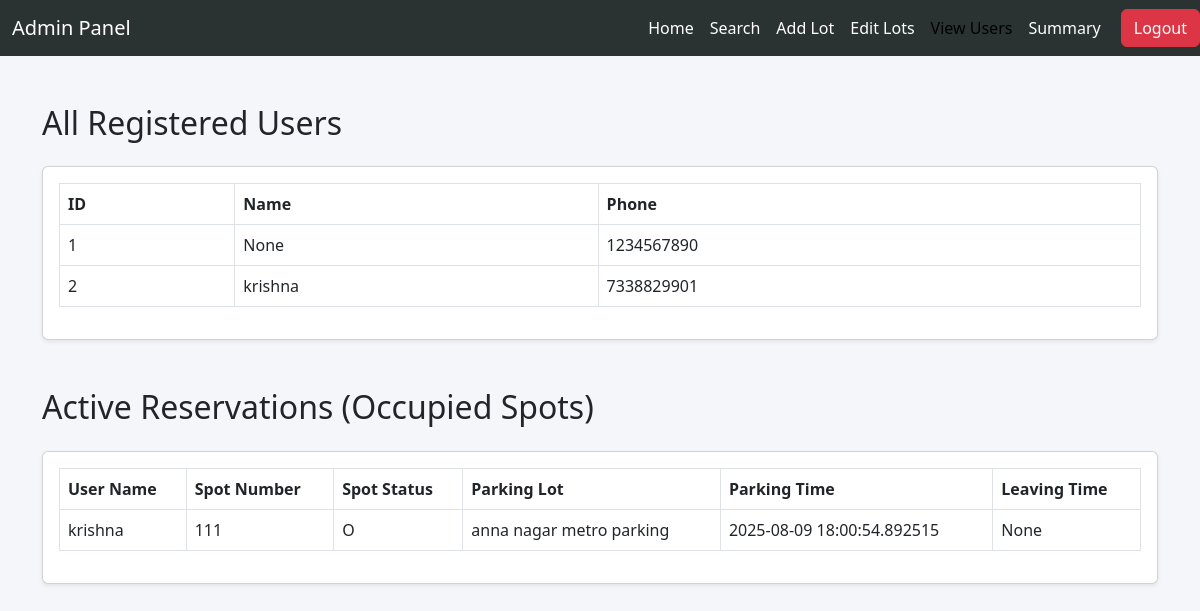
The app's page /admin/view_users with its own data.
### models/user.py (models this page shows)
class User(db.Model,UserMixin):
    __tablename__ = 'users'
    id = db.Column(db.Integer, primary_key=True)
    name = db.Column(db.String(100))
    age = db.Column(db.Integer)
    dob = db.Column(db.String(100))
    username = db.Column(db.String(100), unique=True, nullable=False)
    password = db.Column(db.String(100), nullable=False)
    phone=db.Column(db.Integer, nullable=False)
    role = db.Column(db.String(20), default='user')
    reservations = db.relationship('Reservation', backref='user', lazy=True)

### models/parking_lots.py (models this page shows)
class ParkingLot(db.Model):
    __tablename__ = 'parking_lots'
    id = db.Column(db.Integer, primary_key=True)
    prime_location_name = db.Column(db.String(200), nullable=False)
    address = db.Column(db.String(200), nullable=False)
    pin_code = db.Column(db.String(20), nullable=False)
    maximum_number_of_spots = db.Column(db.Integer, nullable=False)
    description = db.Column(db.Text)
    status = db.Column(db.String(20), default='active')
    created_at = db.Column(db.DateTime, default=datetime.utcnow)
    parking_spots = db.relationship('ParkingSpot', backref='lot', cascade="all, delete")

### models/Reservation.py (models this page shows)
class Reservation(db.Model):
    __tablename__ = 'reservations'
    id = db.Column(db.Integer, primary_key=True)
    spot_id = db.Column(db.Integer, db.ForeignKey('parking_spots.id'), nullable=False)
    user_id = db.Column(db.Integer, db.ForeignKey('users.id'), nullable=False)
    parking_timestamp = db.Column(db.DateTime, nullable=False)
    leaving_timestamp = db.Column(db.DateTime)
    status = db.Column(db.String(1), default='A')
    created_at = db.Column(db.DateTime, default=datetime.utcnow)
    parking_cost = db.Column(db.Integer, default=10)
    vehicle_number = db.Column(db.String(20), nullable=False)

### app.py (the view)
@app.route('/admin/view_users')
def view_users():
    users = User.query.all()
    active_reservations = []
    all_reservations = Reservation.query.filter(
        Reservation.parking_timestamp <= datetime.datetime.now(),
        Reservation.leaving_timestamp >= datetime.datetime.now()
    ).all()
    res1=Reservation.query.filter_by(status='O').all()
    print("Active Reservations:", res1)
    for res in res1:
        user = User.query.get(res.user_id)
        spot = ParkingSpot.query.get(res.spot_id)
        lot = ParkingLot.query.get(spot.lot_id)
        active_reservations.append({
            'user_name': user.username if user else 'Unknown',
            'spot_number': res.spot_id if spot else 'Unknown',
            'status': res.status ,
            'prime_location_name': lot.prime_location_name if lot else 'Unknown',
            'parking_timestamp': res.parking_timestamp,
            'leaving_timestamp': res.leaving_timestamp
        })
    return render_template('view_users.html', users=users, active_reservations=active_reservations)

### templates/view_users.html (shortened to what this page needs)
<!DOCTYPE html>
<html lang="en">
<head>
    <link href="https://cdn.jsdelivr.net/npm/bootstrap@5.3.0/dist/css/bootstrap.min.css" rel="stylesheet">
</head>
<body>
    <nav class="navbar navbar-expand-lg navbar-custom">
        <div class="container-fluid">
            <a class="navbar-brand" href="{{ url_for('admin_dashboard') }}">Admin Panel</a>
            <div class="collapse navbar-collapse justify-content-end" id="navbarNav">
                <ul class="navbar-nav">
                    <li class="nav-item">
                        <a class="nav-link " href="{{ url_for('admin_dashboard') }}">Home</a>
                    </li>
                    <li class="nav-item">
                        <a class="nav-link " href="{{ url_for('search_user') }}">Search</a>
                    </li>
                    <li class="nav-item">
                        <a class="nav-link" href="{{ url_for('add_lot') }}">Add Lot</a>
                    </li>
                    <li class="nav-item">
                        <a class="nav-link" href="{{ url_for('view_lots') }}">Edit Lots</a>
                    </li>
                    <li class="nav-item">
                        <a class="nav-link active" href="{{ url_for('view_users') }}">View Users</a>
                    </li>
                    <li class="nav-item">
                        <a class="nav-link " href="{{ url_for('summary') }}">Summary</a>
                    </li>
                </ul>
            </div>
        </div>
        <a href="{{ url_for('logout') }}" class="btn btn-danger">Logout</a>
    </nav>
    <div class="container mt-5">
        <h2 class="mb-4">All Registered Users</h2>
        <div class="card mb-5 shadow-sm">
            <div class="card-body">
                <table class="table table-bordered">
                    <thead class="thead-dark">
                        <tr>
                            <th>ID</th>
                            <th>Name</th>
                            <th>Phone</th>
                        </tr>
                    </thead>
                    <tbody>
                        {% for user in users %}
                        <tr>
                            <td>{{ user.id }}</td>
                            <td>{{ user.name }}</td>
                            <td>{{ user.phone }}</td>
                        </tr>
                        {% endfor %}
                    </tbody>
                </table>
            </div>
        </div>
        <h2 class="mb-4">Active Reservations (Occupied Spots)</h2>
        <div class="card shadow-sm">
            <div class="card-body">
                <table class="table table-bordered">
                    <thead class="thead-dark">
                        <tr>
                            <th>User Name</th>
                            <th>Spot Number</th>
                            <th>Spot Status</th>
                            <th>Parking Lot</th>
                            <th>Parking Time</th>
                            <th>Leaving Time</th>
                        </tr>
                    </thead>
                    <tbody>
                        {% for res in active_reservations %}
                        <tr>
                            <td>{{ res.user_name }}</td>
                            <td>{{ res.spot_number }}</td>
                            <td>{{ res.status }}</td>
                            <td>{{ res.prime_location_name }}</td>
                            <td>{{ res.parking_timestamp }}</td>
                            <td>{{ res.leaving_timestamp }}</td>
                        </tr>
                        {% endfor %}
                    </tbody>
                </table>
            </div>
        </div>
    </div>
</body>
</html>

### templates/view_users.html (style rules this page uses)
body { background-color: #f4f6f9; }
.navbar-custom { background-color: #2A3332; }
.navbar-custom .navbar-brand, .navbar-custom .nav-link { color: white; }

### records on screen
User: id "1", name "None", phone "1234567890"
User: id "2", name "krishna", phone "7338829901", user_name "krishna"
ParkingLot: prime_location_name "anna nagar metro parking"
Reservation: parking_timestamp "2025-08-09 18:00:54.892515"

### other values on screen
{{ res.spot_number }} "111"
{{ res.status }} "O"
{{ res.leaving_timestamp }} "None"
